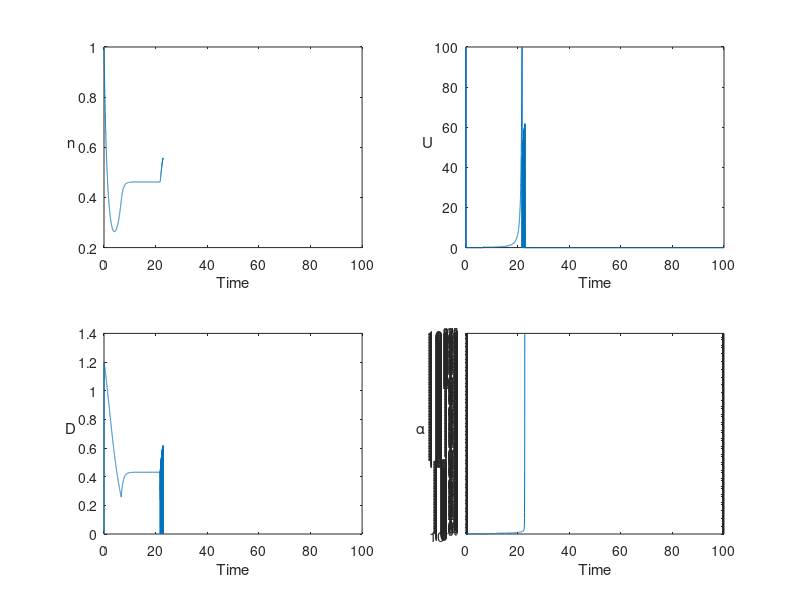
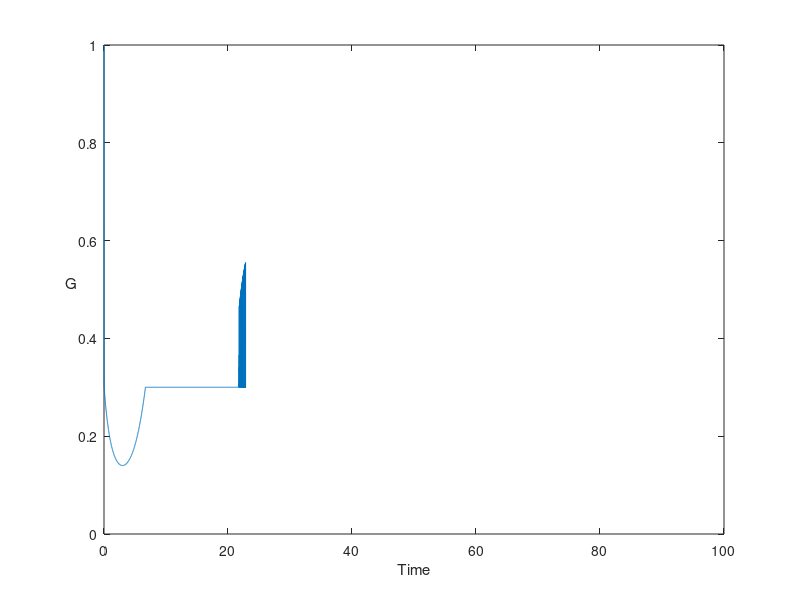

These charts were generated, in order, by the following MATLAB code:
close all
mu = 5;
G_target = 0.3; 
eta = 0.05;
kp = 0.3;
ki1 = 0.03;
ki2o = 0.45;
max_time = 100; %How long the simulation will run for.
dt = 0.01; %The time step we will use for our simple integration.
num = round(max_time/dt); % The number of time steps we are going to integrate for.
time = linspace(0,max_time,num+1); %A vector of times that will be used in plotting.

n_record=zeros(num+1,1);
D_record=zeros(num+1,1);
alpha_record=zeros(num+1,1);
U_record=zeros(num+1,1);
G = zeros(num+1,1);
e_record = 0;
n0=1;
D0=0;
alpha0=0.1;

n_record(1,:)=n0;
D_record(1,:)=D0;
alpha_record(1,:)=alpha0;

U_test = 0:0.01:100;

dn_dt=@(n,D)(n.*(2*exp(-D)-1)-(n.^2)*exp(-D));
dD_dt=@(U,alpha,D)(U-alpha*D);
dalpha_dt=@(alpha,n,D)(alpha*n*sqrt(mu*D*alpha)*(1-exp(-D)));

G(1,:)=n0*exp(-D0);


for i=1:num 
   n=n_record(i,:);
   D=D_record(i,:);
   alpha=alpha_record(i,:);
   G_curr=G(i,:);

   nnew = n+dn_dt(n,D)*dt; 
   nnew(nnew<0)=0;
   D_test = D+dD_dt(U_test,alpha,D)*dt;
   D_test(D_test<0)=0;
   alphanew = alpha+dalpha_dt(alpha,n,D)*dt;

   G_test = nnew*exp(-D_test);
   [~, ind] = min(abs(G_test-G_target));
   U = U_test(ind);
   Dnew = D+dD_dt(U,alpha,D)*dt;
   Dnew(Dnew<0)=0;
   
   %% Recording Final values each loop iteration
   n_record(i+1,:)=nnew;
   D_record(i+1,:)=Dnew;
   alpha_record(i+1,:)=alphanew;
   U_record(i+1,:)=U;
   G(i+1,:)=nnew*exp(-Dnew);
end

figure
subplot(2,2,1)
plot(time,n_record);
xlabel('Time');
ylabel('n','Rotation',0);
subplot(2,2,2)
plot(time,U_record);
xlabel('Time');
ylabel('U','Rotation',0);
subplot(2,2,3)
plot(time,D_record);
xlabel('Time');
ylabel('D','Rotation',0);
subplot(2,2,4)
plot(time,alpha_record);
set(gca, 'YScale', 'log')
xlabel('Time');
ylabel('\alpha','Rotation',0);
figure
plot(time,G)
xlabel('Time');
ylabel('G','Rotation',0);